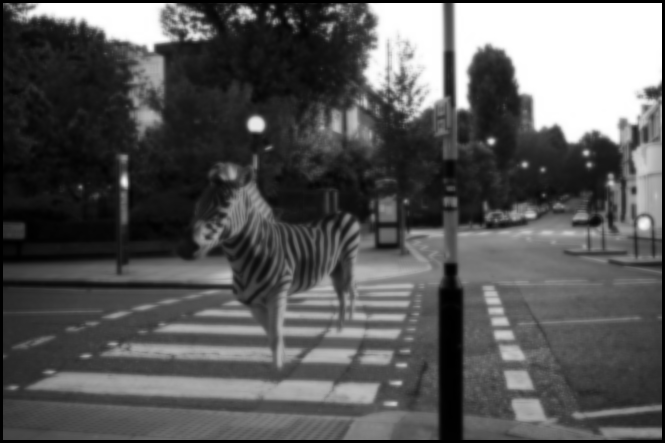
#> input picture gaussian_smoothing.bmp, 665 x 443 px
$ python Canny.py gaussian_smoothing.bmp
#> lines starting #> are read from the running program, lines starting #| are printed output that depends on the picture
import cv2
import numpy as np
import math
import sys

img = cv2.imread(sys.argv[1],cv2.IMREAD_GRAYSCALE)
#> img is the input picture: shape (443, 665); min 0, max 255, mean 87.3

print(img.shape)
#| (443, 665)
h,w = img.shape
#> h = 443; w = 665
print("height=",h)
#| height= 443
print('width=',w)
#| width= 665

#Method to perform Gaussian smoothing
def gaussian_smoothing(img):

    # (7*7) gaussian filter for smoothing
    filter1 = np.array([[1,1,2,2,2,1,1],
                        [1,2,2,4,2,2,1],
                        [2,2,4,8,4,2,2],
                        [2,4,8,16,8,4,2],
                        [2,2,4,8,4,2,2],
                        [1,2,2,4,2,2,1],
                        [1,1,2,2,2,1,1]])

    calc = np.zeros((h,w))
    slice2 = np.zeros((7,7))

    # Performing cross convolution operation
    for i in range(3,h-3):
        for j in range(3,w-3):
            slice2 = img[i-3:i+4,j-3:j+4]
            calc[i,j] = np.sum(filter1*slice2)/140
    calc=cv2.convertScaleAbs(calc)
    cv2.imshow("gauss", calc)
    cv2.imwrite('gaussian_smoothing.png', calc)
            #cv2.waitKey()
    return calc

# Method to perform Gradiant operations
def gradient (calc):

    calcx = np.zeros((h,w))
    calcy = np.zeros((h,w))
    calcz = np.zeros((h,w))
    calca = np.zeros((h,w))
    calcxo = np.zeros((h,w))
    calcyo = np.zeros((h,w))
    #np.set_printoptions(suppress=True)

    gx = np.array([[-1,0,1],[-2,0,2],[-1,0,1]])                 # sobel operator for horizontal gradiant
    gy = np.array([[1,2,1],[0,0,0],[-1,-2,-1]])                 # sobel operator for vertical gradiant
    slice3 = np.zeros((3,3))
    # Performing Gradiant operations
    for i in range(4,h-4):
        for j in range(4,w-4):
            slice3 = calc[i-1:i+2,j-1:j+2]
            # Computing horizontal and vertical gradiants
            calcxo[i,j] = (np.sum(gx*slice3))
            calcyo[i,j] = (np.sum(gy*slice3))
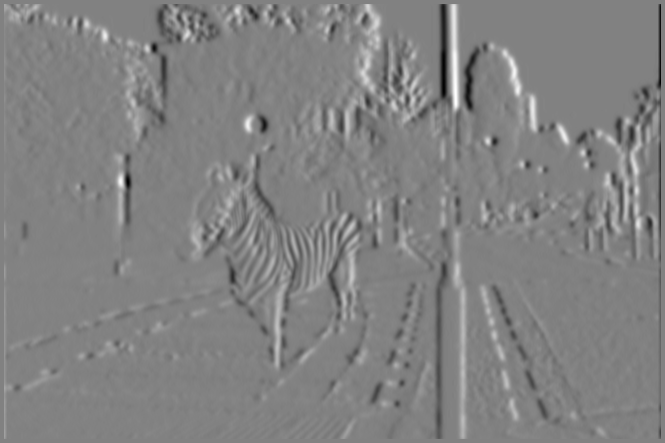
#> calcxo: shape (443, 665) float64; min -302, max 292, mean 0.9; drawn with min black and max white
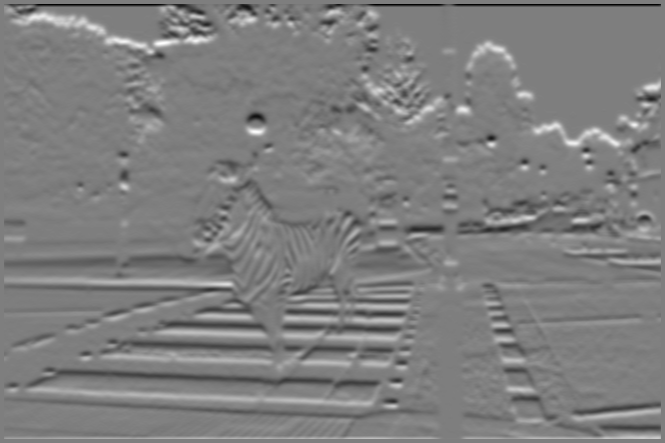
#> calcyo: shape (443, 665) float64; min -282, max 287, mean 1.2; drawn with min black and max white

    x_max = np.amax(calcxo)
#> x_max = 292
    y_max = np.amax(calcyo)
#> y_max = 287

    # Performing normalisation to keep the pixel values in the range 0-255
    np.divide(calcxo, x_max)
    np.divide(calcyo, y_max)
    np.multiply(calcxo, 255)
    np.multiply(calcyo, 255)

    for i in range(4,h-4):
        for j in range(4,w-4):
            # Calculating Gradiant Magnitude
            slice3 = calc[i-1:i+2,j-1:j+2]
            calcx[i,j] = (np.sum(gx*slice3))**2
            calcy[i,j] = (np.sum(gy*slice3))**2
            calcz[i,j] = np.sqrt(calcx[i,j]+calcy[i,j])
            #Calculating Gradiant Angle
            if calcxo[i,j] != 0:
                calca[i,j] = math.degrees(math.atan(calcyo[i,j]/calcxo[i,j]))
            else:
                if calcyo[i,j] != 0:
                    calca[i,j] = 90.0
                else:
                    calca[i,j] = 0
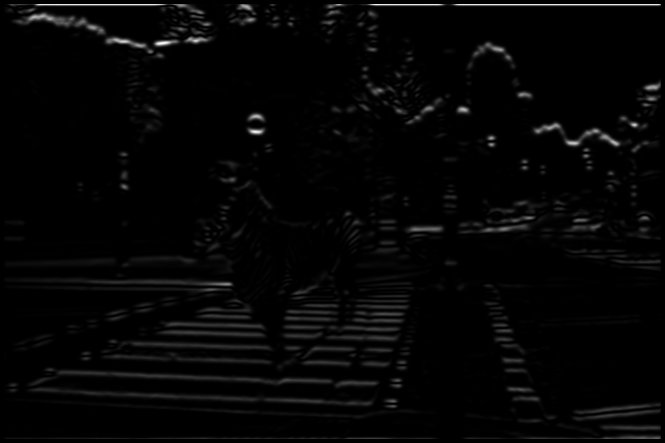
#> calcy: shape (443, 665) float64; min 0, max 82369, mean 1761.2; drawn with min black and max white
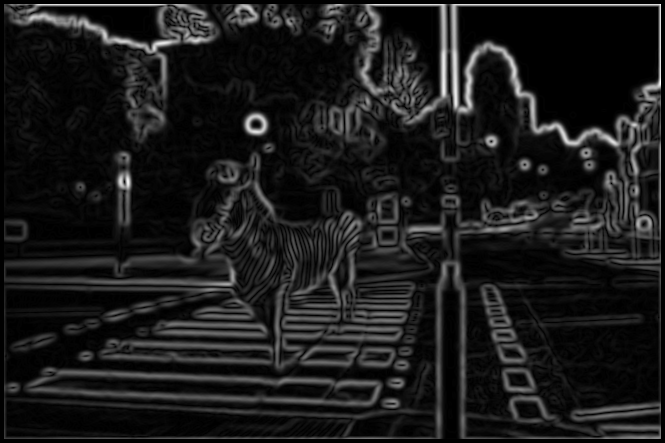
#> calcz: shape (443, 665) float64; min 0, max 318.9, mean 34.3; drawn with min black and max white
    # Calculating absolute values of horizontal and vertical gradiants
    calcxo = np.absolute(calcxo)
    calcyo = np.absolute(calcyo)

    # Displaying Horizontal and Vertical Gradiants image
    calcxo = cv2.convertScaleAbs(calcxo)
    cv2.imshow("Vertical gradiant", calcxo)
    cv2.imwrite('vertical_gradiant.png', calcxo)
    calcyo = cv2.convertScaleAbs(calcyo)
    cv2.imshow("Horizontal gradiant", calcyo)
    cv2.imwrite('horizontal_gradiant.png', calcyo)

    # Displaying Gradiant magnitude image
    calcz = cv2.convertScaleAbs(calcz)
    cv2.imshow("gradiant Magnitude", calcz)
    cv2.imwrite('gradiant_magnitude.png', calcz)

    return calca,calcz


# Method to perform Non-Maxima suppression
def non_maxima_supression(calca,calcz):

    calcb = np.zeros((h-4,w-4))
    for i in range(4,h-4):
        for j in range(4,w-4):
            # Assigning gradiant angles to sectors in the range 0-3
            if calca[i,j] > -22.5 and calca[i,j] <= 22.5:
                calcb[i,j] = 0
            elif calca[i,j] > 22.5 and calca[i,j] <= 67.5:
                calcb[i,j] = 1
            elif calca[i,j] > 67.5 and calca[i,j] <= 112.5:
                calcb[i,j] = 2
            elif calca[i,j] > -67.5 and calca[i,j] <= -22.5:
                calca[i,j] = 3
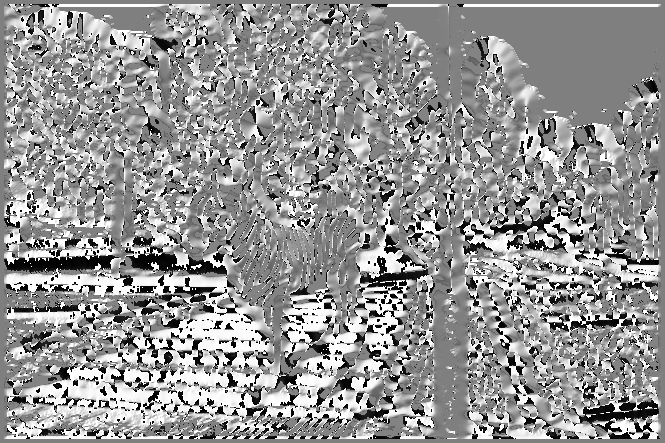
#> calca: shape (443, 665) float64; min -89.79, max 90, mean 15.7; drawn with min black and max white
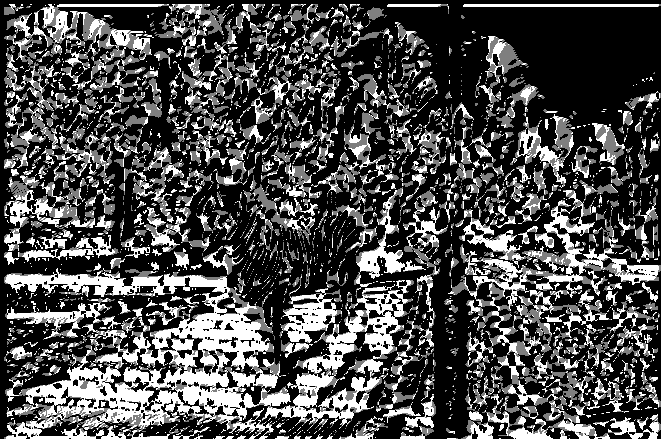
#> calcb: shape (439, 661) float64; min 0, max 2, mean 0.609; drawn with min black and max white

    # Checking if the Gradiant magnitude of center value is greater than its adjacent values along the gradiant angle
    calcc = np.zeros((h,w))
    for i in range(5,h-5):
        for j in range(5,w-5):
            if calcb[i,j] == 0:
                if calcz[i,j]>calcz[i,j-1] and calcz[i,j]>calcz[i,j+1]:
                    calcc[i,j] = calcz[i,j]
                else:
                    calcc[i,j] = 0
            elif calcb[i,j] == 1:
                if calcz[i,j]>calcz[i-1,j+1] and calcz[i,j]>calcz[i+1,j-1]:
                    calcc[i,j] = calcz[i,j]
                else:
                    calcc[i,j] = 0
            elif calcb[i,j] == 2:
                if calcz[i,j]>calcz[i-1,j] and calcz[i,j]>calcz[i+1,j]:
                    calcc[i,j] = calcz[i,j]
                else:
                    calcc[i,j] = 0
            elif calcb[i,j] == 3:
                if calcz[i,j]>calcz[i-1,j-1] and calcz[i,j]>calcz[i+1,j+1]:
                    calcc[i,j] = calcz[i,j]
                else:
                    calcc[i,j] = 0

    calcc = cv2.convertScaleAbs(calcc)
    cv2.imshow("After non-maxima suppression", calcc)
    cv2.imwrite('non_maxima_supp.png', calcc)
    return calcc,calca

# Method to perform double thresholding
def double_thresholding (calcc,calca):
    # selecting two threshold values
    t1 = 60
    t2 = 100
    # dividing the image into three parts based on threshold values t1 and t2
    for i in range(5,h-5):
        for j in range(5,w-5):
            if calcc[i,j] < t1:
                calcc[i,j] = 0
            elif calcc[i,j] > t2:
                calcc[i,j] = 255
            else:
                if max(calcc[i-1,j-1],calcc[i-1,j],calcc[i-1,j+1],calcc[i,j-1],calcc[i,j+1],calcc[i+1,j-1],calcc[i+1,j],calcc[i+1,j+1])>t2 or min(abs(calca[i,j]-calca[i-1,j-1]),abs(calca[i,j]-calca[i-1,j]),abs(calca[i,j]-calca[i-1,j+1]),abs(calca[i,j]-calca[i,j-1]),abs(calca[i,j]-calca[i,j+1]),abs(calca[i,j]-calca[i+1,j-1]),abs(calca[i,j]-calca[i+1,j]),abs(calca[i,j]-calca[i+1,j+1])) <=45:
                    calcc[i,j] = 255
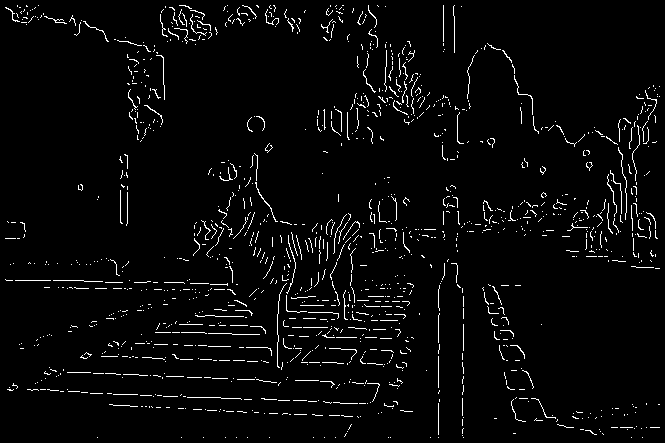
#> calcc: shape (443, 665); 3.3% white in thin lines or dots

    # second pass
    for i in range(5,h-5):
        for j in range(5,w-5):
            if calcc[i,j] <= t2 and calcc[i,j] >= t1:
                calcc[i,j] = 0

    cv2.imwrite('thresholding.png', calcc)
    cv2.imshow("Final image after thresholding", calcc)
    cv2.waitKey()


calcf = gaussian_smoothing(img)
calcaf,calczf = gradient(calcf)
calccf,calcaf = non_maxima_supression(calcaf,calczf)
double_thresholding(calccf,calcaf)
